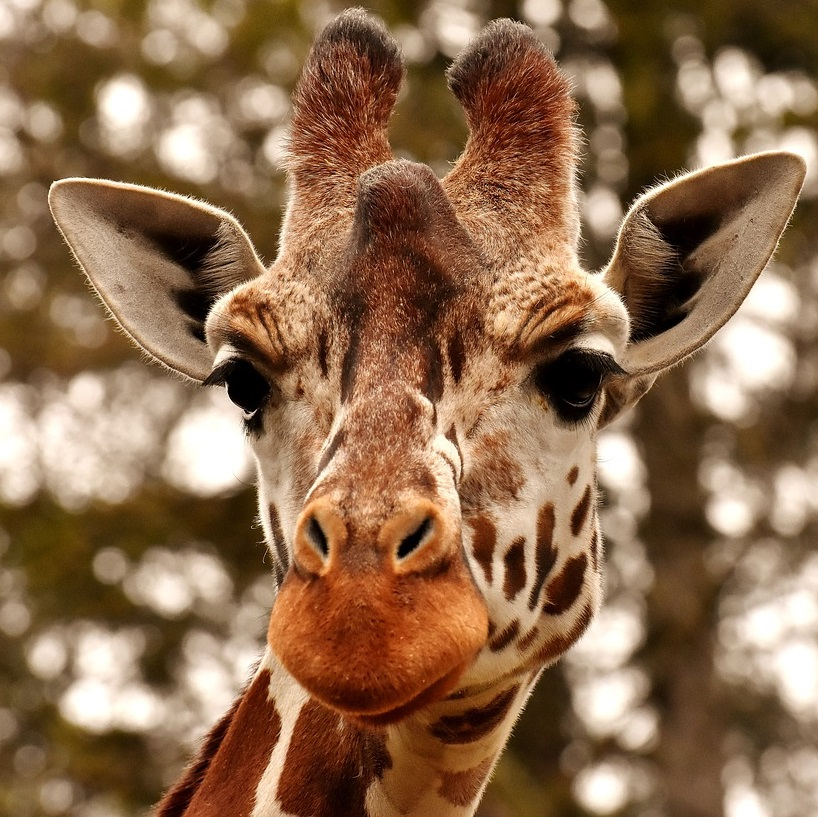
#> input picture Project-DBVP/Uebung1/giraffe.jpg, 818 x 817 px
$ python 2.projektiveTrans.py
#> lines starting #> are read from the running program, lines starting #| are printed output that depends on the picture
import matplotlib.pyplot as plt
import numpy as np
from numpy import linalg as LA
import cv2
from PIL import Image

def hut(x):
    mat = np.array([ [0, -x[2], x[1]],
            [x[2], 0, -x[0]],
            [-x[1], x[0], 0]
            ])
    return mat
#B =(a1*x , a2*x , a3*x)
def konstruiere_bi(a,x):
    return np.hstack(( a[0]*hut(x), a[1]*hut(x), a[2]*hut(x)))

#B(B1,B2,B3,B4)T
def konstruiere_B(A,X):
    B1 = konstruiere_bi(np.append(A[:,0],[1]), np.append(X[:,0],[1]))
    B2 = konstruiere_bi(np.append(A[:,1],[1]), np.append(X[:,1],[1]))
    B3 = konstruiere_bi(np.append(A[:,2],[1]), np.append(X[:,2],[1]))
    B4 = konstruiere_bi(np.append(A[:,3],[1]), np.append(X[:,3],[1]))
    return np.vstack((B1, B2, B3, B4))

def kleinster_ev(B):
    w, v = LA.eig(B)
    minimale_EW = np.argmin(w)
    return v[:,minimale_EW]

def main():

    # Load Image
    img = Image.open('giraffe.jpg').convert('L')
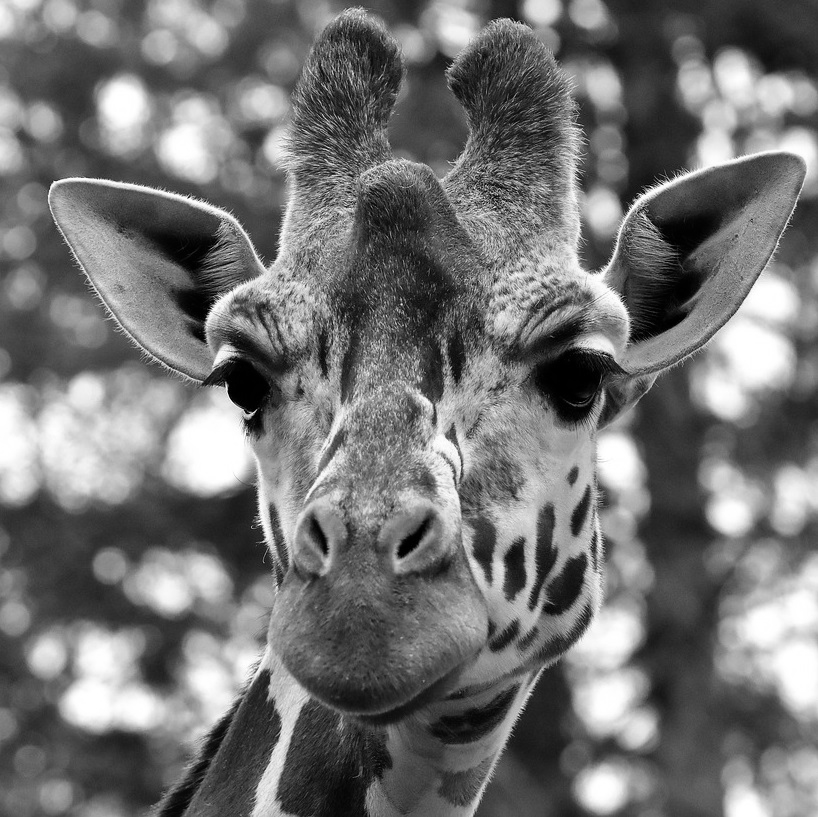
#> img: PIL image 818x817 L; min 0, max 255, mean 115.1
    img = np.array(img)
    #oder
    # img = np.asarray(img)
    # # Coordinates
    A = np.array([[100,100,300,300], \
                  [100,300,100,300]], dtype=float)
    X = np.array([[100,100,290,300],
                  [120,300,100,300]], dtype=float)
    print(A.shape)
    B = konstruiere_B(A,X)
    BtB = np.matmul(B.T,B)
    H = kleinster_ev(BtB).reshape(3,3).T


    # Apply Transformation
    wraped = cv2.warpPerspective(img, H, (img.shape[1],img.shape[0]))
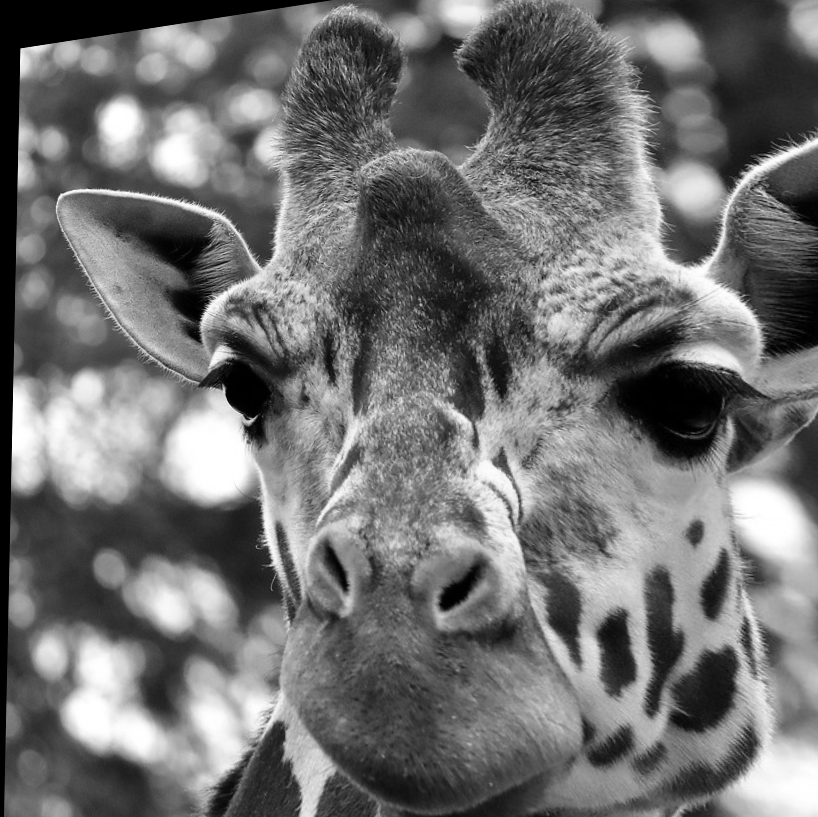
#> wraped: shape (817, 818); min 0, max 255, mean 113.1

    # plot image
    plt.imshow(wraped, cmap="gray")
    plt.show()


if __name__ == "__main__":
    main()

$ run again, with Project-DBVP/Uebung1/elk.jpg copied over Project-DBVP/Uebung1/giraffe.jpg
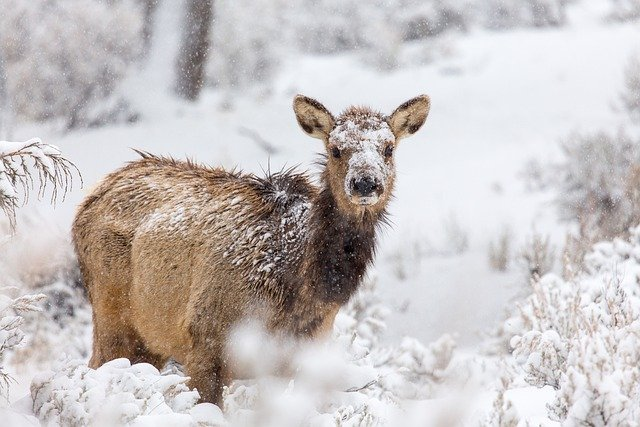
#> input picture Project-DBVP/Uebung1/elk.jpg, 640 x 427 px
#> in main, `img = Image.open('giraffe.jpg').convert('L')`:
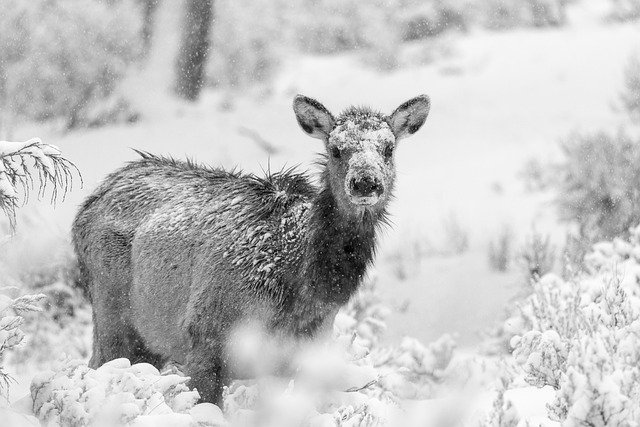
#> img: PIL image 640x427 L; min 1, max 255, mean 194.3
#> in main, `wraped = cv2.warpPerspective(img, H, (img.shape[1],img.shape[0]))`:
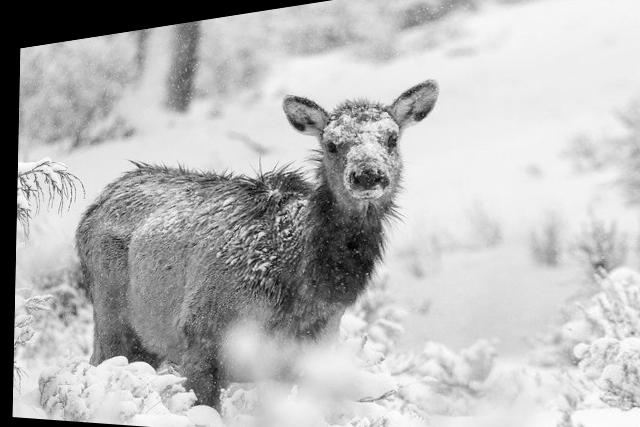
#> wraped: shape (427, 640); min 0, max 255, mean 184
